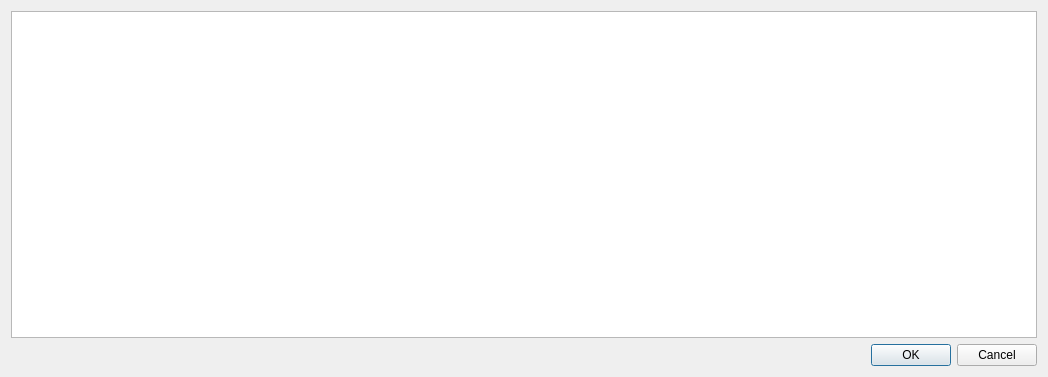
<?xml version="1.0" encoding="UTF-8"?>
<ui version="4.0">
 <class>Dialog</class>
 <widget class="QDialog" name="Dialog">
  <property name="windowModality">
   <enum>Qt::ApplicationModal</enum>
  </property>
  <property name="geometry">
   <rect>
    <x>0</x>
    <y>0</y>
    <width>1048</width>
    <height>377</height>
   </rect>
  </property>
  <property name="windowTitle">
   <string>SQL Result</string>
  </property>
  <layout class="QVBoxLayout" name="verticalLayout">
   <item>
    <widget class="QTableWidget" name="tableSQLResult">
     <property name="styleSheet">
      <string notr="true">font: 9pt &quot;Titillium Web&quot;;</string>
     </property>
     <attribute name="horizontalHeaderCascadingSectionResizes">
      <bool>false</bool>
     </attribute>
     <attribute name="verticalHeaderCascadingSectionResizes">
      <bool>false</bool>
     </attribute>
    </widget>
   </item>
   <item>
    <widget class="QDialogButtonBox" name="buttonBox">
     <property name="orientation">
      <enum>Qt::Horizontal</enum>
     </property>
     <property name="standardButtons">
      <set>QDialogButtonBox::Cancel|QDialogButtonBox::Ok</set>
     </property>
    </widget>
   </item>
  </layout>
 </widget>
 <resources/>
 <connections>
  <connection>
   <sender>buttonBox</sender>
   <signal>accepted()</signal>
   <receiver>Dialog</receiver>
   <slot>accept()</slot>
   <hints>
    <hint type="sourcelabel">
     <x>248</x>
     <y>254</y>
    </hint>
    <hint type="destinationlabel">
     <x>157</x>
     <y>274</y>
    </hint>
   </hints>
  </connection>
  <connection>
   <sender>buttonBox</sender>
   <signal>rejected()</signal>
   <receiver>Dialog</receiver>
   <slot>reject()</slot>
   <hints>
    <hint type="sourcelabel">
     <x>316</x>
     <y>260</y>
    </hint>
    <hint type="destinationlabel">
     <x>286</x>
     <y>274</y>
    </hint>
   </hints>
  </connection>
 </connections>
</ui>
